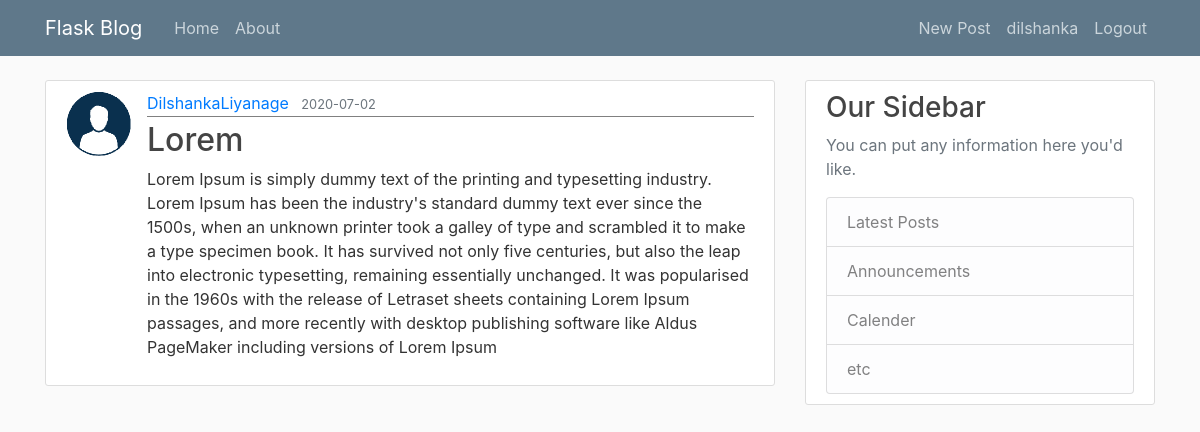
The app's page /post/2 (signed in) with its own data.
### flaskblog/models.py (models this page shows, shortened)
class User(db.Model, UserMixin):
    id = db.Column(db.Integer, primary_key=True)
    username = db.Column(db.String(20), unique=True, nullable=False)
    email = db.Column(db.String(120), unique=True, nullable=False)
    image_file = db.Column(db.String(20), nullable=False, default='default.jpeg')
    password = db.Column(db.String(60), nullable=False)
    posts = db.relationship('Post', backref='author', lazy=True)

class Post(db.Model):
    id = db.Column(db.Integer, primary_key=True)
    title = db.Column(db.String(100), nullable=False)
    published_date = db.Column(db.DateTime, nullable=False, default=datetime.utcnow)
    content = db.Column(db.Text, nullable=False)
    user_id = db.Column(db.Integer, db.ForeignKey('user.id'),  nullable=False)

### flaskblog/routes.py (the view)
@app.route("/post/<int:post_id>", methods=['POST','GET'])
@login_required
def post(post_id):
    post = Post.query.get_or_404(post_id)
    return render_template('post.html', title=post.title, post=post)

### flaskblog/models.py (called while the page is built)
@login_manager.user_loader
def load_user(user_id):
    return User.query.get(int(user_id))

### flaskblog/templates/post.html (shortened to what this page needs)
{% extends "layout.html" %}
{% block content %}
        <article class="media content-section">
            <img class="rounded-cirlcle article-img" src="{{ url_for('static', filename='profile_pics/'+post.author.image_file) }}">
            <div class="media-body">
                <div class="article-metadata">
                    <a href="{{ url_for('profile') }}" class="mr-2">{{ post.author.username }}</a>
                    <small class="text-muted">{{ post.published_date.strftime('%Y-%m-%d') }}</small>
                </div>
                <h2 class="article-title">{{ post.title }}</h2>
                <p class="article-content">{{ post.content }}</p>
            </div>
        </article>
{% endblock content %}

### flaskblog/templates/layout.html (shortened to what this page needs)
<!DOCTYPE html>
<html lang="en">
<head>
    <link rel="stylesheet" href="https://stackpath.bootstrapcdn.com/bootstrap/4.5.0/css/bootstrap.min.css">
    <link rel="stylesheet"  type="text/css" href="{{ url_for('static', filename='/css/main.css') }}">
</head>
<body>
<header class="site-header">
    <nav class="navbar navbar-expand-md navbar-dark bg-steel fixed-top ">
        <div class="container">
            <a href="{{ url_for('home') }}" class="navbar-brand mr-4">Flask Blog</a>
            <div class="collapse navbar-collapse" id="navbarToggle">
                <div class="navbar-nav mr-auto">
                    <a href="{{ url_for('home') }}" class="nav-item nav-link">Home</a>
                    <a href="{{ url_for('about') }}" class="nav-item nav-link">About</a>
                </div>
                <div class="navbar-nav">
                    {% if current_user.is_authenticated %}
                        <a href="{{ url_for('new_post') }}" class="nav-item nav-link">New Post</a>
                        <a href="{{ url_for('profile') }}" class="nav-item nav-link">{{ current_user.username }}</a>
                         <a href="{{ url_for('logout') }}" class="nav-item nav-link">Logout</a>
                    {% else %}
                        <a href="{{ url_for('login') }}" class="nav-item nav-link">Login</a>
                        <a href="{{ url_for('register') }}" class="nav-item nav-link">Register</a>
                    {% endif %}
                </div>
            </div>
        </div>
    </nav>
</header>
<main role="main" class="container">
    <div class="row">
        <div class="col-md-8">
            {% block content %} {% endblock content %}
        </div>
        <div class="col-md-4">
            <div class="content-section">
                <h3>Our Sidebar</h3>
                <p class="text-muted">You can put any information here you'd like.</p>
                <ul class="list-group">
                    <li class="list-group-item list-group-item-light">Latest Posts</li>
                    <li class="list-group-item list-group-item-light">Announcements</li>
                    <li class="list-group-item list-group-item-light">Calender</li>
                    <li class="list-group-item list-group-item-light">etc</li>
                </ul>
            </div>
        </div>
    </div>
</main>
</body>
</html>

### flaskblog/static/css/main.css (style rules this page uses)
body { background: #fafafa; color: #333333; margin-top: 5rem; }
h1, h2, h3, h4, h5 ,h6 { color: #444444; }
.bg-steel { background-color: #5f788a; }
.site-header .navbar-nav .nav-link { color: #cbd5db; }
.content-section { background: #ffffff; padding: 10px 20px; border: 1px solid #dddddd; border-radius: 3px; margin-bottom: 20px; }
.article-title { color: #444444; }
.article-content { white-space: pre-line; }
.article-img { height: 65px; width: 65px; margin-right: 16px; }
.article-metadata { padding-bottom: 1px; margin-bottom: 4px; border-bottom: 1px solid grey; }

### records on screen
User: username "dilshanka"
User: image_file (picture), author.username "DilshankaLiyanage"
Post: published_date "2020-07-02", title "Lorem", content "Lorem Ipsum is simply dummy text of the printing and typesetting industry. Lorem Ipsum has been the industry's standard dummy text ever since the 1500s, when an unknown printer took a galley of type and scrambled it to make a type specimen book. It has survived not only five centuries, but also the leap into electronic typesetting, remaining essentially unchanged. It was popularised in the 1960s with the release of Letraset sheets containing Lorem Ipsum passages, and more recently with desktop publishing software like Aldus PageMaker including versions of Lorem Ipsum"
